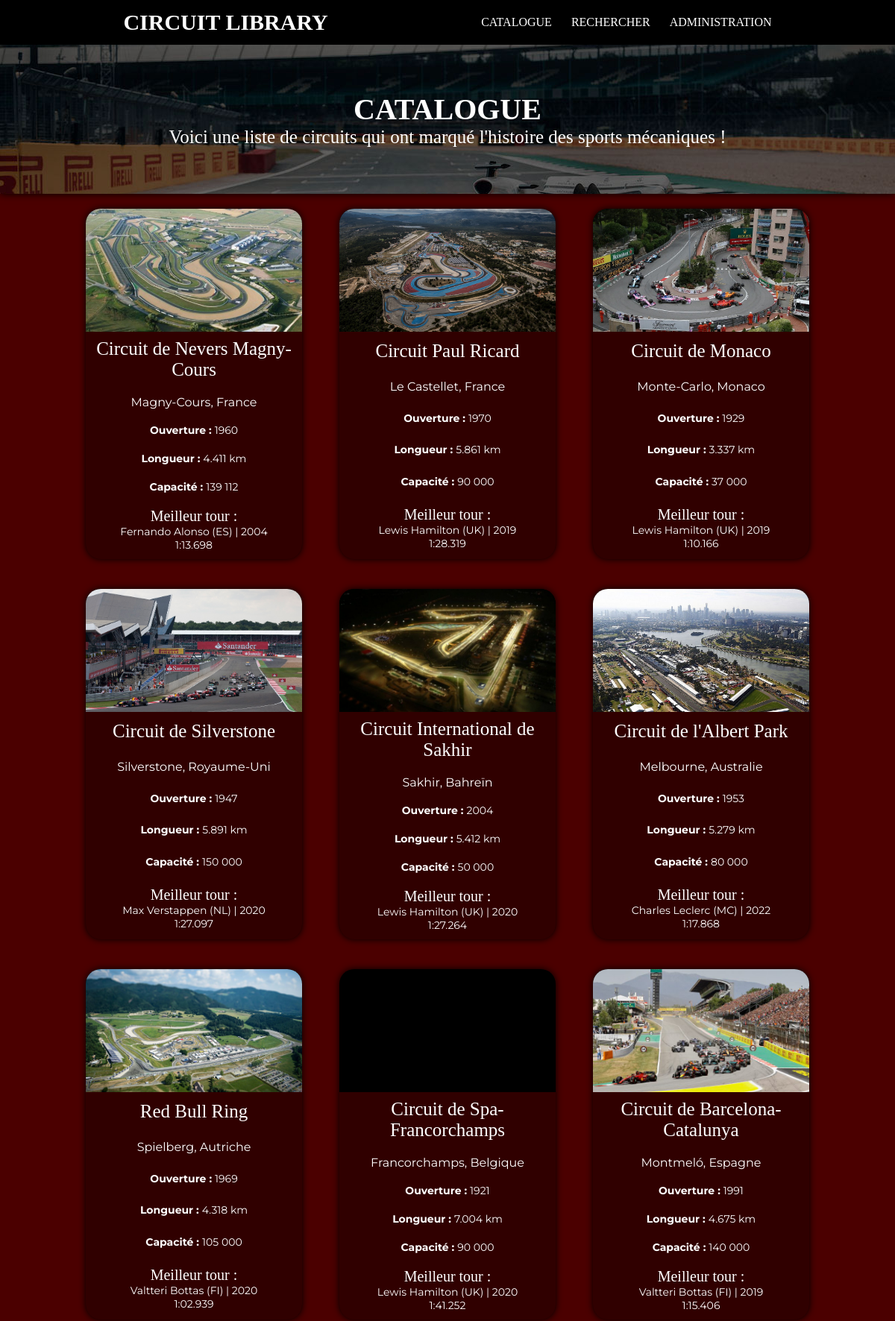
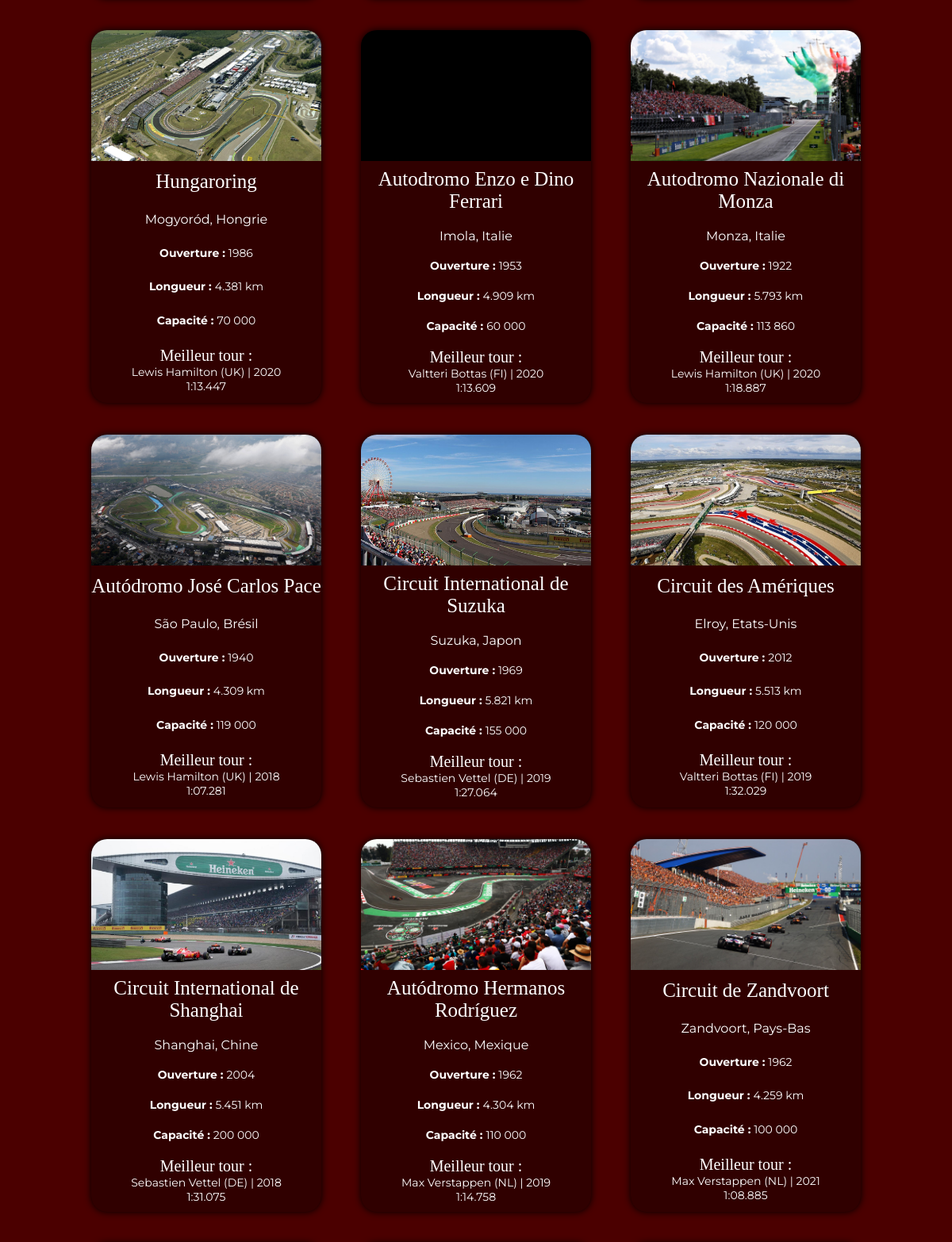
The page /listing.php (upper part) on the database its author committed (2 pictures, top to bottom).
### tables this page shows
CREATE TABLE `circuits` (
  `circuit_id` int(5) NOT NULL AUTO_INCREMENT,
  `circuit_nom` varchar(50) NOT NULL,
  `circuit_ville` varchar(30) NOT NULL,
  `circuit_pays` varchar(30) NOT NULL,
  `circuit_ouverture` char(4) NOT NULL,
  `circuit_longueur` float NOT NULL,
  `circuit_capacite` char(7) NOT NULL,
  `circuit_photo` varchar(100) NOT NULL,
  `circuit_anneelap` char(4) NOT NULL,
  `circuit_tempslap` varchar(10) NOT NULL,
  `pilote_id` int(5) NOT NULL,
  PRIMARY KEY (`circuit_id`),
  KEY `pilote_id` (`pilote_id`),
  CONSTRAINT `pilote_id` FOREIGN KEY (`pilote_id`) REFERENCES `pilotes` (`pilote_id`)
);

CREATE TABLE `pilotes` (
  `pilote_id` int(5) NOT NULL,
  `pilote_nom` varchar(30) NOT NULL,
  `pilote_prenom` varchar(30) NOT NULL,
  `pilote_nationalite` varchar(2) NOT NULL,
  PRIMARY KEY (`pilote_id`)
);

### listing.php (the view, shortened to what this page needs)
<!DOCTYPE html>
<html lang="en">
<head>
    <link rel="stylesheet" href="css/styles.css">
    <link rel="stylesheet" href="css/styles-mobile.css">
</head>
<body>
    <?php
        require ("partials/header.php");
    ?>
    <section>
        <div id="accueil">
            <div id="titre-texte">
                <strong>CATALOGUE</strong><br>
                Voici une liste de circuits qui ont marqué l'histoire des sports mécaniques !
            </div>
        </div>
        <div class="blocs-circuits">
        <?php
        $mabd = new PDO('mysql:host=localhost;dbname=bdd;charset=UTF8;', '', '');
        $mabd->query('SET NAMES utf8;');
        $req = "SELECT * FROM circuits INNER JOIN pilotes ON circuits.pilote_id = pilotes.pilote_id";
        $resultat = $mabd->query($req);
        foreach ($resultat as $value){
            echo '<div class="circuit">';
                echo '<div class="photo-circuit" style=background:url(images/upload/'.$value['circuit_photo'].');background-size:cover;background-repeat:no-repeat;background-position:50%;></div>';
                echo '<div class="histoire-circuit">';
                    echo '<div class="nom-circuit">'.$value['circuit_nom'].'</div>';
                    echo '<div class="lieu-circuit">'.$value['circuit_ville'].', '.$value['circuit_pays'].'</div>';
                    echo '<div class="ouverture"><strong>Ouverture : </strong>'.$value['circuit_ouverture'].'</div>';
                    echo '<div class="longueur"><strong>Longueur : </strong>'.$value['circuit_longueur'].' km</div>';
                    echo '<div class="capacite"><strong>Capacité : </strong>'.$value['circuit_capacite'].'</div>';
                    echo '<div class="meilleur-tour">';
                        echo '<div class="titre-lap">Meilleur tour :</div>';
                        echo '<div class="pilote-lap">'.$value['pilote_prenom'].' '.$value['pilote_nom'].' ('.$value['pilote_nationalite'].') | '.$value['circuit_anneelap'].'<br>'.$value['circuit_tempslap'].'</div>';
                    echo '</div>';
                echo '</div>';
            echo '</div>';
        }
        ?>
        </div>
    </section>
</body>
</html>

### partials/header.php
<header>
    <div id="logo">
        <a href="/">CIRCUIT LIBRARY</a>
    </div>
    <nav id="pages">
        <ul id="liens">
            <li><a href="../listing.php">CATALOGUE</a></li>
            <li><a href="../form_recherche.php">RECHERCHER</a></li>
            <li><a href="../admin/admin.php">ADMINISTRATION</a></li>
        </ul>
    </nav>
</header>

### css/styles.css (style rules this page uses)
body { width: 100%; margin: 0 auto; background: rgb(75, 0, 0); color: #FFFFFF; font-family: 'Montserrat', sans-serif; overflow-x: hidden; }
header { display: flex; justify-content: space-evenly; align-items: center; font-family: "Formula1"; height: 60px; background-color: #000000; }
header > nav > ul > li { margin: 0 13px 0 13px; }
#logo, #pages { position: relative; }
#logo { margin-left: 13px; }
#logo a { color: #FFFFFF; font-weight: 900; text-decoration: none; font-size: 30px; }
#liens { list-style: none; display: inline-flex; font-weight: bold; }
#liens > li > a { font-weight: 400; color: #FFFFFF; text-decoration: none; transition: 0.4s; }
section { width: 100%; }
#accueil { font-family: "Formula1"; width: 100%; font-size: 30px; background-image: url(../images/background.jpg); background-repeat: no-repeat; background-position: 83% 35%; background-size: cover; display: flex; justify-content: center; align-items: center; text-align: center; height: 200px; box-shadow: 0 0 10px rgb(0 0 0); }
#titre-texte strong { font-size: 40px; }
#titre-texte { font-size: 25px; }
.blocs-circuits { margin: 0 auto; display: flex; justify-content: center; flex-wrap: wrap; align-items: center; padding: 20px 0; width: 90%; }
.circuit { margin: 0 25px; height: 470px; width: 290px; border-radius: 20px; background-color: #000000; margin-bottom: 40px; box-shadow: 0 0 10px rgb(0 0 0); }
.photo-circuit { height: 35%; border-radius: 20px 20px 0 0; }
.histoire-circuit { display: grid; align-items: center; height: 65%; background-color: rgba(219, 0, 0, 0.218); border-radius: 0 0 20px 20px; }
.nom-circuit { font-size: 25px; font-family: "Formula1"; text-align: center; }
.lieu-circuit { text-align: center; font-size: 16px; }
.ouverture, .longueur, .capacite, .pilote-lap { text-align: center; font-size: 14px; }
.titre-lap { font-size: 20px; text-align: center; font-family: "Formula1"; }

### rows shown on the page
circuits: circuit_photo (picture), circuit_nom "Circuit de Nevers Magny-Cours", circuit_ville "Magny-Cours", circuit_pays "France", circuit_ouverture "1960", circuit_longueur "4.411", circuit_capacite "139 112", pilote.pilote_prenom "Fernando", pilote.pilote_nom "Alonso", pilote.pilote_nationalite "ES", circuit_anneelap "2004", circuit_tempslap "1:13.698"
circuits: circuit_photo (picture), circuit_nom "Circuit Paul Ricard", circuit_ville "Le Castellet", circuit_pays "France", circuit_ouverture "1970", circuit_longueur "5.861", circuit_capacite "90 000", pilote.pilote_prenom "Lewis", pilote.pilote_nom "Hamilton", pilote.pilote_nationalite "UK", circuit_anneelap "2019", circuit_tempslap "1:28.319"
circuits: circuit_photo (picture), circuit_nom "Circuit de Monaco", circuit_ville "Monte-Carlo", circuit_pays "Monaco", circuit_ouverture "1929", circuit_longueur "3.337", circuit_capacite "37 000", pilote.pilote_prenom "Lewis", pilote.pilote_nom "Hamilton", pilote.pilote_nationalite "UK", circuit_anneelap "2019", circuit_tempslap "1:10.166"
circuits: circuit_photo (picture), circuit_nom "Circuit de Silverstone", circuit_ville "Silverstone", circuit_pays "Royaume-Uni", circuit_ouverture "1947", circuit_longueur "5.891", circuit_capacite "150 000", pilote.pilote_prenom "Max", pilote.pilote_nom "Verstappen", pilote.pilote_nationalite "NL", circuit_anneelap "2020", circuit_tempslap "1:27.097"
circuits: circuit_photo (picture), circuit_nom "Circuit International de Sakhir", circuit_ville "Sakhir", circuit_pays "Bahreïn", circuit_ouverture "2004", circuit_longueur "5.412", circuit_capacite "50 000", pilote.pilote_prenom "Lewis", pilote.pilote_nom "Hamilton", pilote.pilote_nationalite "UK", circuit_anneelap "2020", circuit_tempslap "1:27.264"
circuits: circuit_photo (picture), circuit_nom "Circuit de l'Albert Park", circuit_ville "Melbourne", circuit_pays "Australie", circuit_ouverture "1953", circuit_longueur "5.279", circuit_capacite "80 000", pilote.pilote_prenom "Charles", pilote.pilote_nom "Leclerc", pilote.pilote_nationalite "MC", circuit_anneelap "2022", circuit_tempslap "1:17.868"
circuits: circuit_photo (picture), circuit_nom "Red Bull Ring", circuit_ville "Spielberg", circuit_pays "Autriche", circuit_ouverture "1969", circuit_longueur "4.318", circuit_capacite "105 000", pilote.pilote_prenom "Valtteri", pilote.pilote_nom "Bottas", pilote.pilote_nationalite "FI", circuit_anneelap "2020", circuit_tempslap "1:02.939"
circuits: circuit_nom "Circuit de Spa-Francorchamps", circuit_ville "Francorchamps", circuit_pays "Belgique", circuit_ouverture "1921", circuit_longueur "7.004", circuit_capacite "90 000", pilote.pilote_prenom "Lewis", pilote.pilote_nom "Hamilton", pilote.pilote_nationalite "UK", circuit_anneelap "2020", circuit_tempslap "1:41.252"
circuits: circuit_photo (picture), circuit_nom "Circuit de Barcelona-Catalunya", circuit_ville "Montmeló", circuit_pays "Espagne", circuit_ouverture "1991", circuit_longueur "4.675", circuit_capacite "140 000", pilote.pilote_prenom "Valtteri", pilote.pilote_nom "Bottas", pilote.pilote_nationalite "FI", circuit_anneelap "2019", circuit_tempslap "1:15.406"
circuits: circuit_photo (picture), circuit_nom "Hungaroring", circuit_ville "Mogyoród", circuit_pays "Hongrie", circuit_ouverture "1986", circuit_longueur "4.381", circuit_capacite "70 000", pilote.pilote_prenom "Lewis", pilote.pilote_nom "Hamilton", pilote.pilote_nationalite "UK", circuit_anneelap "2020", circuit_tempslap "1:13.447"
circuits: circuit_nom "Autodromo Enzo e Dino Ferrari", circuit_ville "Imola", circuit_pays "Italie", circuit_ouverture "1953", circuit_longueur "4.909", circuit_capacite "60 000", pilote.pilote_prenom "Valtteri", pilote.pilote_nom "Bottas", pilote.pilote_nationalite "FI", circuit_anneelap "2020", circuit_tempslap "1:13.609"
circuits: circuit_photo (picture), circuit_nom "Autodromo Nazionale di Monza", circuit_ville "Monza", circuit_pays "Italie", circuit_ouverture "1922", circuit_longueur "5.793", circuit_capacite "113 860", pilote.pilote_prenom "Lewis", pilote.pilote_nom "Hamilton", pilote.pilote_nationalite "UK", circuit_anneelap "2020", circuit_tempslap "1:18.887"
circuits: circuit_photo (picture), circuit_nom "Autódromo José Carlos Pace", circuit_ville "São Paulo", circuit_pays "Brésil", circuit_ouverture "1940", circuit_longueur "4.309", circuit_capacite "119 000", pilote.pilote_prenom "Lewis", pilote.pilote_nom "Hamilton", pilote.pilote_nationalite "UK", circuit_anneelap "2018", circuit_tempslap "1:07.281"
circuits: circuit_photo (picture), circuit_nom "Circuit International de Suzuka", circuit_ville "Suzuka", circuit_pays "Japon", circuit_ouverture "1969", circuit_longueur "5.821", circuit_capacite "155 000", pilote.pilote_prenom "Sebastien", pilote.pilote_nom "Vettel", pilote.pilote_nationalite "DE", circuit_anneelap "2019", circuit_tempslap "1:27.064"
circuits: circuit_photo (picture), circuit_nom "Circuit des Amériques", circuit_ville "Elroy", circuit_pays "Etats-Unis", circuit_ouverture "2012", circuit_longueur "5.513", circuit_capacite "120 000", pilote.pilote_prenom "Valtteri", pilote.pilote_nom "Bottas", pilote.pilote_nationalite "FI", circuit_anneelap "2019", circuit_tempslap "1:32.029"
circuits: circuit_photo (picture), circuit_nom "Circuit International de Shanghai", circuit_ville "Shanghai", circuit_pays "Chine", circuit_ouverture "2004", circuit_longueur "5.451", circuit_capacite "200 000", pilote.pilote_prenom "Sebastien", pilote.pilote_nom "Vettel", pilote.pilote_nationalite "DE", circuit_anneelap "2018", circuit_tempslap "1:31.075"
circuits: circuit_photo (picture), circuit_nom "Autódromo Hermanos Rodríguez", circuit_ville "Mexico", circuit_pays "Mexique", circuit_ouverture "1962", circuit_longueur "4.304", circuit_capacite "110 000", pilote.pilote_prenom "Max", pilote.pilote_nom "Verstappen", pilote.pilote_nationalite "NL", circuit_anneelap "2019", circuit_tempslap "1:14.758"
circuits: circuit_photo (picture), circuit_nom "Circuit de Zandvoort", circuit_ville "Zandvoort", circuit_pays "Pays-Bas", circuit_ouverture "1962", circuit_longueur "4.259", circuit_capacite "100 000", pilote.pilote_prenom "Max", pilote.pilote_nom "Verstappen", pilote.pilote_nationalite "NL", circuit_anneelap "2021", circuit_tempslap "1:08.885"
